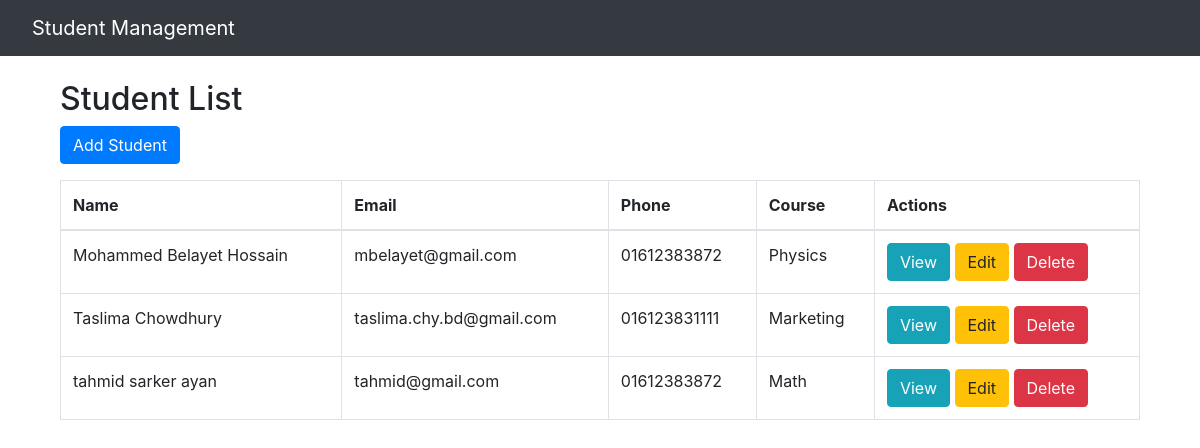
The page / on the database its author committed.
### student_app/models.py (models this page shows, shortened)
class Student(models.Model):
    name = models.CharField(max_length=100)
    email = models.EmailField(unique=True)
    phone_number = models.CharField(max_length=15)
    course = models.CharField(max_length=100)
    photo = models.ImageField(upload_to='students_photos/', blank=True, null=True)

### student_app/views.py (the view)
# urls.py: path('', StudentListView.as_view(), name='student_list'),
class StudentListView(ListView):
    model = Student
    template_name = 'students/student_list.html'
    context_object_name = 'students'

### student_app/templates/students/student_list.html (shortened to what this page needs)
{% extends 'base.html' %}
{% block content %}
<div class="container">
    <h2>Student List</h2>
    <a href="{% url 'student_add' %}" class="btn btn-primary">Add Student</a>
    <table class="table table-bordered mt-3">
        <thead>
            <tr>
                <th>Name</th>
                <th>Email</th>
                <th>Phone</th>
                <th>Course</th>
                <th>Actions</th>
            </tr>
        </thead>
        <tbody>
            {% for student in students %}
            <tr>
                <td>{{ student.name }}</td>
                <td>{{ student.email }}</td>
                <td>{{ student.phone_number }}</td>
                <td>{{ student.course }}</td>
                <td>
                    <a href="{% url 'student_detail' student.id %}" class="btn btn-info">View</a>
                    <a href="{% url 'student_edit' student.id %}" class="btn btn-warning">Edit</a>
                    <a href="{% url 'student_delete' student.id %}" class="btn btn-danger">Delete</a>
                </td>
            </tr>
            {% endfor %}
        </tbody>
    </table>
</div>
{% endblock %}

### student_app/templates/base.html (shortened to what this page needs)
<!DOCTYPE html>
<html lang="en">
<head>
    <link rel="stylesheet" href="https://cdn.jsdelivr.net/npm/bootstrap@5.3.0/dist/css/bootstrap.min.css">
    <link rel="stylesheet" href="https://stackpath.bootstrapcdn.com/bootstrap/4.3.1/css/bootstrap.min.css">
</head>
<body>
    <nav class="navbar navbar-dark bg-dark">
        <a class="navbar-brand mx-3" href="{% url 'student_list' %}">Student Management</a>
    </nav>
    <div class="container mt-4">
        {% block content %}{% endblock %}
    </div>
</body>
</html>

### rows shown on the page
Student: name "Mohammed Belayet Hossain", email "mbelayet@gmail.com", phone_number "01612383872", course "Physics"
Student: name "Taslima Chowdhury", email "taslima.chy.bd@gmail.com", phone_number "016123831111", course "Marketing"
Student: name "tahmid sarker ayan", email "tahmid@gmail.com", phone_number "01612383872", course "Math"
